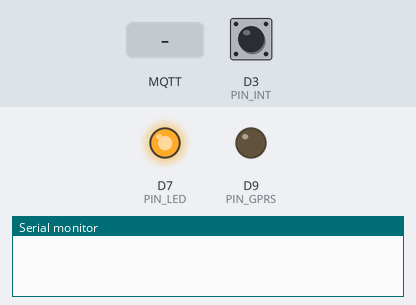
Recording of a sketch running on a simulated Arduino MKR. Shown: output pins drawn as LEDs (lit = HIGH), the last lines printed to the serial monitor. The test bench sets the inputs (shaded band); at power-on: D3 (PIN_INT) HIGH. Random numbers use the default seed unless the sketch sets one; no MQTT or app messages arrive unless stated.

Above: at 0.1 s.
At 7.2 s:
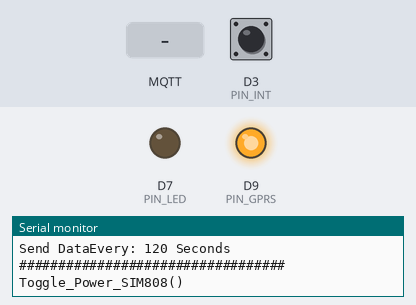
7.3 s: MQTT message "getGpioStatus" arrives on the first subscribed topic
At 10.0 s:
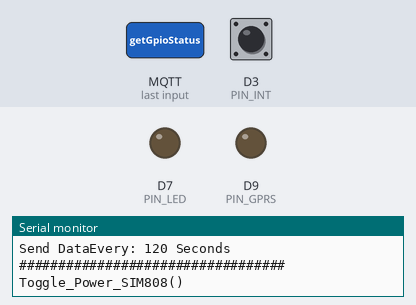
10.3 s: MQTT message "setGpioStatus" arrives on the first subscribed topic
13.3 s: D3 (PIN_INT) pulled LOW for 0.2 s
15.0 s: MQTT message "1" arrives on the first subscribed topic
Timing chart, 0 to 17.5 s (numbered marks = the images above; inputs shaded):
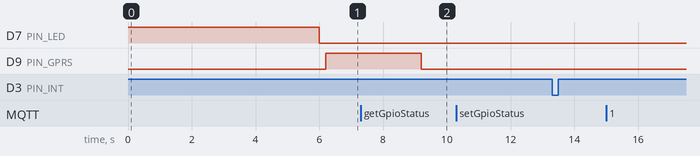

The sketch:

MaduinoThingsBoard.ino
```cpp
#define TINY_GSM_MODEM_SIM808

//#define GO_LOWPOWER


#include <TinyGsmClient.h>
#include <PubSubClient.h>

#ifdef GO_LOWPOWER
  #include <ArduinoLowPower.h>
#endif

#include <ArduinoJson.h>


// PIN INTERRUPT
#define PIN_INT 3

// PIN LED
#define PIN_LED 7

// PIN  POWER GPRS
#define PIN_GPRS 9


#define SerialMon SerialUSB
#define SerialAT Serial1

TinyGsm modem(SerialAT);


int send_data_every = 120000;


// Your GPRS credentials
// Leave empty, if missing user or pass
const char apn[]  = "TM";
const char user[] = "";
const char pass[] = "";

TinyGsmClient client(modem);


/*###########################################################################################*/
/*                               MQTT                                                        */

#define TOKEN "JGOUm2D94RIShq7vpwnx"

char thingsboardServer[] = "demo.thingsboard.io";

// N.B. questi valori sovrascrivono quelli di default del file PubSubClient.h
#define MQTT_VERSION = 3 //  valori possibili 3 o 4
#define MQTT_KEEPALIVE 9
#define MQTT_SOCKET_TIMEOUT 30
/*###########################################################################################*/


PubSubClient mqtt_client(client);

StaticJsonDocument<200> doc;
StaticJsonDocument<200> doc2;
char buffer[200];

long lastReconnectAttempt = 0;
unsigned long lastSend;

bool mqtt_set = false;
bool subscribed_to_RCP = false;
bool subscribed_to_Shared_Attribute = false;
bool client_Attribute_sent = false;
bool subscribed_to_Attribute = false;


volatile bool data_sent = false;
volatile bool force_send_data = false;
volatile bool gprs_connected = false;
volatile bool shared_attribute_received = false;


void setup() {

  SerialMon.begin(9600);

  pinMode(PIN_LED, OUTPUT);
  pinMode(PIN_GPRS, OUTPUT);
  pinMode(PIN_INT, INPUT_PULLUP);


  digitalWrite(PIN_LED, HIGH);
  delay(6000);
  digitalWrite(PIN_LED, LOW);


  SerialMon.println("##################################");
  #ifdef GO_LOWPOWER
    LowPower.attachInterruptWakeup(PIN_INT, interrupt_routine, LOW);
    LowPower.attachInterruptWakeup(RTC_ALARM_WAKEUP, interrupt_routine , CHANGE);
    SerialMon.println("MODE: LOWPOWER");
  #else
    attachInterrupt(PIN_INT,interrupt_routine2,LOW);
    SerialMon.println("MODE: NORMAL");
  #endif
  SerialMon.print("Send DataEvery: ");
  SerialMon.print(send_data_every / 1000 );
  SerialMon.println(" Seconds ");
  SerialMon.println("##################################");
  SerialMon.println();


}


void loop() {

  // Non rimuovere questo ritardo!!
  delay(200);

 lastSend = 0;


  if (! gprs_connected){
      gprs_connected = initGPRS();
      client_Attribute_sent =false;
      subscribed_to_RCP =false;
      subscribed_to_Shared_Attribute =false;
      subscribed_to_Attribute=false;
  } else {


      mqtt_client.loop();

      if (!mqtt_set){
       mqtt_client.setServer( thingsboardServer, 1883 );
       mqtt_client.setCallback(on_message);
       mqtt_set =true;
      }

      if ( !mqtt_client.connected() ) {
        reconnect();
      } else {

        if (! client_Attribute_sent){
           // invio un attributo Client
           doc["firmware_version"] = "1.0.3";
           serializeJson(doc, buffer);
           SerialMon.print("Sending Client Attribute: ");
           client_Attribute_sent =mqtt_client.publish("v1/devices/me/attributes", buffer);
           SerialMon.print("result -> ");
           SerialMon.println(client_Attribute_sent);
        }


        if (! subscribed_to_RCP){
          SerialMon.print("Subscribe to RPC: ");
          // Sottoscrivo richieste RPC
          subscribed_to_RCP = mqtt_client.subscribe("v1/devices/me/rpc/request/+");
          SerialMon.print("result -> ");
          SerialMon.println(subscribed_to_RCP);
        }


        if (! subscribed_to_Shared_Attribute){
          // Sottoscrivo alla modifica degli attributi
          SerialMon.print("Subscribe Attribute Modification:");
          subscribed_to_Shared_Attribute = mqtt_client.subscribe("v1/devices/me/attributes");
          SerialMon.print("result -> ");
          SerialMon.println(subscribed_to_Shared_Attribute);
        }


        if (! subscribed_to_Attribute){
          //Sottoscrivo alla richiesta di attributi
          SerialMon.print("Subscribe Attribute Topic:");

          mqtt_client.subscribe("v1/devices/me/attributes/response/+");

          doc2["sharedKeys"] = "update_frequency,mobile_number";
          serializeJson(doc2, buffer);

          subscribed_to_Attribute = mqtt_client.publish( "v1/devices/me/attributes/request/1" , buffer);

          SerialMon.print("result -> ");
          SerialMon.println(subscribed_to_Attribute);

        }


        #ifdef GO_LOWPOWER
          if (! data_sent){
             data_sent = send_Data();
          }
        #else
          if ( (millis() - lastSend > send_data_every) ||  force_send_data ) {
            force_send_data=false;
            data_sent = send_Data();
            lastSend = millis();
          }
        #endif


        #ifdef GO_LOWPOWER
        if ( data_sent && shared_attribute_received  ) {
          data_sent = false;
          shared_attribute_received = false;
          subscribed_to_Attribute = false;
          subscribed_to_Shared_Attribute = false;
          subscribed_to_RCP = false;
          client_Attribute_sent = false;
          Toggle_Power_SIM808();
          USBDevice.detach();
          interrupts();
          LowPower.sleep(send_data_every);
        }
       #endif


      }


  }


}


void Toggle_Power_SIM808(){
    SerialMon.println("Toggle_Power_SIM808()");
    digitalWrite(PIN_GPRS, HIGH);
    delay(3000);
    digitalWrite(PIN_GPRS, LOW);
    delay(3000);
}


void blink(int ms) {
  digitalWrite(PIN_LED, HIGH);
  delay(ms);
  digitalWrite(PIN_LED, LOW);
  delay(ms);
}


void interrupt_routine() {
  data_sent=false;
  //gprs_connected =false;
  shared_attribute_received = false;
}


void interrupt_routine2() {
  force_send_data=true;
  //shared_attribute_received = false;
}


bool initGPRS(){
  bool result = false;

  SerialAT.begin(9600);

  Toggle_Power_SIM808();

  //modem.restart();
  modem.init();

  String modemInfo = modem.getModemInfo();

  SerialMon.print("Modem Iniziatization: ");
  if (!modem.waitForNetwork()) {
    SerialMon.println(" -> Failed");
    while (true);
  }else{
    SerialMon.println(" -> OK");
  }

  SerialMon.print("GPRS Connection: ");
  if (!modem.gprsConnect(apn, user, pass)) {
    SerialMon.println("-> Failed");
    while (true);
  }

  if (modem.isNetworkConnected()) {
    SerialMon.println("-> Connected");
    SerialMon.println();
    result= true;
  }


  return result;

}


void on_message(char* topic, byte* payload, unsigned int len) {

  String str_topic;
  long mobile_number;
  long update_frequency;
  const char* method;
  String str_method;
  bool enabled;
  int pin;

  str_topic = String(topic);

  SerialMon.println();
  SerialMon.println("+++++++++++++++++ RECEIVED TOPIC START +++++++++++++++++");

  char json[len + 1];
  strncpy (json, (char*)payload, len);
  json[len] = '\0';

  SerialMon.print("Topic: ");
  SerialMon.println(topic);

  SerialMon.print("Message: ");
  SerialMon.println(json);

  StaticJsonDocument<200> doc;

  DeserializationError error = deserializeJson(doc, payload);

  // Test if parsing succeeds.
  if (error) {
    SerialMon.println("deserialization Failed");
    SerialMon.println(error.c_str());
    return;
  }


if(str_topic.startsWith("v1/devices/me/attributes/response/")){
  //Topic: v1/devices/me/attributes/response/1
  //Message: {"shared":{"mobile_number":123141218,"update_frequency":40}}

  mobile_number = doc["shared"]["mobile_number"];
  update_frequency = doc["shared"]["update_frequency"];

  if (mobile_number !=0 ){
    SerialMon.print("mobile_number: ");
    SerialMon.println(mobile_number);
  }

  if (update_frequency !=0 ){
   SerialMon.print("update_frequency: ");
   SerialMon.println(update_frequency);
  }

  shared_attribute_received = true;

}


if(str_topic.startsWith("v1/devices/me/rpc/request/")){

  //Topic: v1/devices/me/rpc/request/854
  //Message: {"method":"setGpioStatus","params":{"pin":7,"enabled":true"}}

  //Topic: v1/devices/me/rpc/request/858
  //Message: {"method":"getGpioStatus","params":{"pin":7}}

  method = doc["method"];

  SerialMon.print("method: ");
  SerialMon.println(method);

  str_method = String(method);

  String responseTopic = str_topic;
  responseTopic.replace("request", "response");

 if (str_method.equals("getGpioStatus")) {
     pin = doc["params"]["pin"];
     SerialMon.println(get_gpio_status(pin).c_str());
     mqtt_client.publish(responseTopic.c_str(), get_gpio_status(pin).c_str());
 }

 if(str_method.equals("setGpioStatus")) {
     pin    = doc["params"]["pin"];
     enabled = doc["params"]["enabled"];
     SerialMon.print("pin: ");
     SerialMon.println(pin);
     SerialMon.print("enabled: ");
     SerialMon.println(enabled);
     // Update GPIO status and reply
     set_gpio_status(pin, enabled);
     mqtt_client.publish(responseTopic.c_str(), get_gpio_status(pin).c_str());
  }

}


if(str_topic.equals("v1/devices/me/attributes")){

    //Topic: v1/devices/me/attributes
    //Message: {"mobile_number":123141216}

    //Topic: v1/devices/me/attributes
    //Message: {"update_frequency":40}

    mobile_number = doc["mobile_number"];
    update_frequency = doc["update_frequency"];

   if (mobile_number !=0 ){
      SerialMon.print("mobile_number: ");
      SerialMon.println(mobile_number);
   }

   if (update_frequency !=0 ){
      SerialMon.print("update_frequency: ");
      SerialMon.println(update_frequency);
   }

}

  SerialMon.println("+++++++++++++++++ RECEIVED TOPIC END +++++++++++++++++");
  SerialMon.println();
}


String get_gpio_status(int pin) {
  StaticJsonDocument<200> doc;

  char buffer[100];

  doc[String(pin)] = digitalRead(pin) ? true : false;

  serializeJson(doc, buffer);

  return buffer;
}


void set_gpio_status(int pin, boolean enabled) {
    digitalWrite(pin, enabled ? HIGH : LOW);
}


void reconnect(){

  while (!mqtt_client.connected()) {

    //modem.init();

    SerialMon.print("Connecting to ThingsBoard node ...");

    // Create a random client ID
    String clientId;
    clientId += String(random(0xffff), HEX);

    if ( mqtt_client.connect(clientId.c_str(), TOKEN, NULL) ) {

      SerialMon.println( " -> OK");

    } else {

      SerialMon.println( "[FAILED] [ State= " );

      translateMQTT_State(mqtt_client.state());
      SerialMon.println( "]" );

      //SerialMon.println( " : retrying in 2 seconds]" );

      // Wait 2 seconds before retrying
      delay( 2000 );

    }


  }

}


double randomDouble(double minf, double maxf){
  // use 1ULL<<63 for max double values)
  return minf + random(1UL << 31) * (maxf - minf) / (1UL << 31);
}


bool send_Data(){
  bool result = false;
  char *array[10];
  int i=0;
  char string[50];
  char data[300];

  String temperature;
  String humidity;
  String weight;
  String battery;
  String latitude;
  String longitude;
  String segnal_level;

  randomSeed(analogRead(0));

  SerialMon.println();
  SerialMon.println("################# START Collecting Data ###########################");

  // Temperature
  float t = randomDouble(20, 26);

  // Humidity
  float h = randomDouble(50, 80);

  // Weight
  float w = randomDouble(50, 65);

  // Battery
  //float b = randomDouble(4, 5);

  // Latitude
  float lt = randomDouble(50, 65);

  // Longitude
  float lg = randomDouble(50, 65);

  float b = modem.getBattVoltage() / 1000.0F;
  //SerialMon.print("battLevel:");
  //SerialMon.println(b);

  int csq = modem.getSignalQuality();
  //SerialMon.print("Signal quality: ");
  //SerialMon.println (csq);

  String gsmLoc = modem.getGsmLocation();
  //SerialMon.print("gsmLoc: ");
  //SerialMon.println (gsmLoc);


  modem.enableGPS();
  String gps_raw = modem.getGPSraw();
  //SerialMon.print("GPSraw: ");
  modem.disableGPS();
  //SerialMon.println (gps_raw);


  gsmLoc.toCharArray(string, 50);
  array[i] = strtok(string,",");
  while(array[i]!=NULL){
    array[++i] = strtok(NULL,",");
  }
  longitude = array[1];
  latitude = array[2];


  SerialMon.println("################# STOP Collecting Data ###########################");
  SerialMon.println();


  temperature = String(t);
  humidity = String(h);
  weight = String(w);
  battery = String(b);
  segnal_level = String(csq);


  SerialMon.println("################# START Send Data ##############################");

  // Payload per device singolo , Non richiede timestamp
  String payload = "{";
  payload += "\"T\":"; payload += "\""; payload +=  temperature ; payload += "\""; payload += ",";
  payload += "\"H\":"; payload += "\"";  payload += humidity; payload += "\""; payload += ",";
  payload += "\"W\":"; payload += "\"";  payload += weight; payload += "\""; payload += ",";
  payload += "\"B\":"; payload += "\"";  payload += battery; payload += "\""; payload += ",";
  payload += "\"LT\":"; payload += "\"";  payload += latitude; payload += "\""; payload += ",";
  payload += "\"LG\":"; payload += "\"";  payload += longitude; payload += "\""; payload += ",";
  payload += "\"S\":"; payload += "\"";  payload += segnal_level ; payload += "\"";
  payload += "}";


  payload.toCharArray(data, 300 );


  if (mqtt_client.publish("v1/devices/me/telemetry", data )){
    result = true;
  } else{
    result = false;
  }


  SerialMon.print( data );
  SerialMon.print ("  -> Result: ");
  SerialMon.println (result);

  SerialMon.println("################# END Send Data ##############################");
  SerialMon.println();

  return result;

}


void translateMQTT_State (int state){

switch (state) {
  case -4:
    SerialMon.println("MQTT_CONNECTION_TIMEOUT");
    break;
  case -3:
    SerialMon.println("MQTT_CONNECTION_LOST");
    break;

  case -2:
   SerialMon.println("MQTT_CONNECT_FAILED");
    break;

   case -1:
    SerialMon.println("MQTT_DISCONNECTED");
    break;

   case -0:
    SerialMon.println("MQTT_CONNECTED");
    break;

   case 1:
    SerialMon.println("MQTT_CONNECTION_TIMEOUT");
    break;

  case 2:
    SerialMon.println("MQTT_CONNECT_BAD_CLIENT_ID");
    break;

  case 3:
    SerialMon.println("MQTT_CONNECT_UNAVAILABLE");
    break;

  case 4:
    SerialMon.println("MQTT_CONNECT_BAD_CREDENTIALS");
    break;

  case 5:
    SerialMon.println("MQTT_CONNECT_UNAUTHORIZED ");
    break;

  default:
    // statements
    break;
}

}
```
